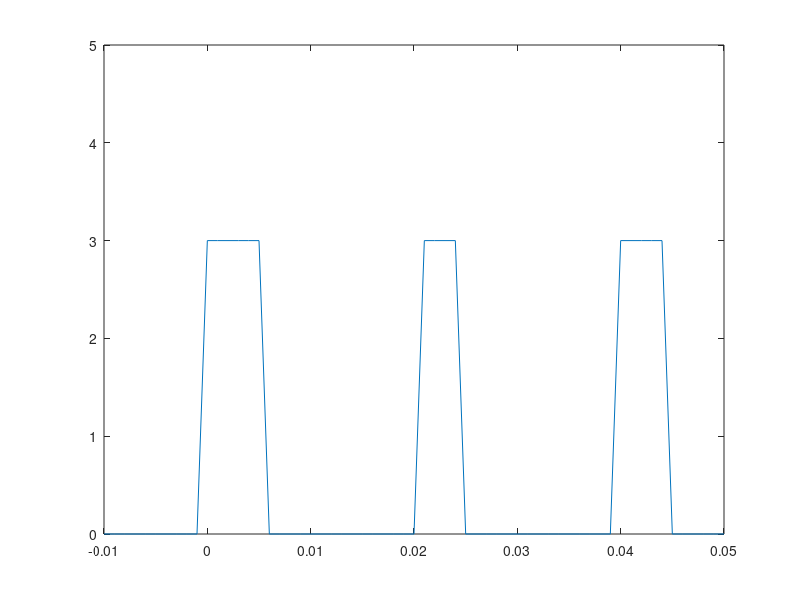

The MATLAB script that drew this image: (Note: this script raises an error after producing the figure.)
close all
clc
Fs = 1e3;
t = -10e-3:1/Fs:50e-3;
A = 3;
f0 = 50;
tau = 5e-3;
s = (square(2*pi*t*f0, f0*tau*100) + 1) * A/2;
g = figure();
plot(t, s)
ylim([0 5]);
s_f = figure();
spectrum(s',Fs);

saveas(g,'../fig/graph9_1','png');
saveas(s_f,'../fig/spec9_1','png');